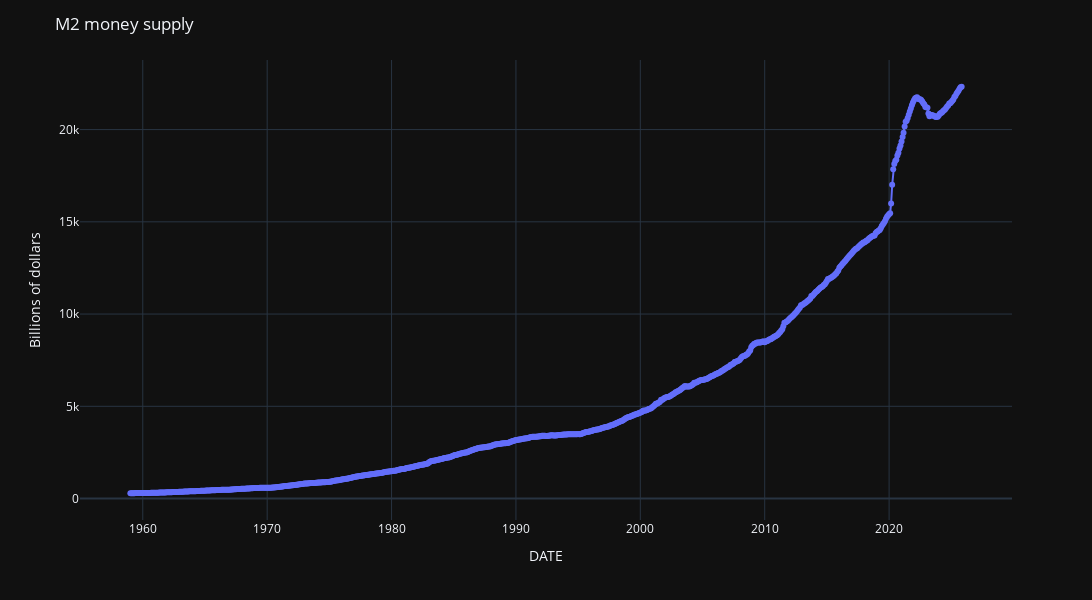

Notebook source saved alongside this figure:
### Markdown cell above
- Plot

### Code cell
fig = px.line(
    M2_df,
    x=M2_df.index,
    y="M2SL",
    markers=True
)

fig.update_layout(
    title=dict(text='M2 money supply'),
    width=1500,
    height=600,
    yaxis=dict(title="Billions of dollars"),
    hovermode="x unified",
    template="plotly_dark"
)

fig.show()

### Figure 1 — Plotly figure (JSON) as saved in the notebook; plotly's stock layout.template omitted (floating-point values rounded to 4 significant figures; data arrays with more than 128 entries replaced by an {"elided": "..."} marker saying what was removed)
{"data": [{"hovertemplate": "DATE=%{x}<br>M2SL=%{y}<extra></extra>", "legendgroup": "", "line": {"color": "#636efa", "dash": "solid"}, "marker": {"symbol": "circle"}, "mode": "lines+markers", "name": "", "orientation": "v", "showlegend": false, "type": "scatter", "x": {"elided": "803 str values"}, "xaxis": "x", "y": {"elided": "803 float values"}, "yaxis": "y"}], "layout": {"height": 600, "hovermode": "x unified", "legend": {"tracegroupgap": 0}, "margin": {"t": 60}, "title": {"text": "M2 money supply"}, "width": 1500, "xaxis": {"anchor": "y", "domain": [0, 1], "title": {"text": "DATE"}}, "yaxis": {"anchor": "x", "domain": [0, 1], "title": {"text": "Billions of dollars"}}}}
